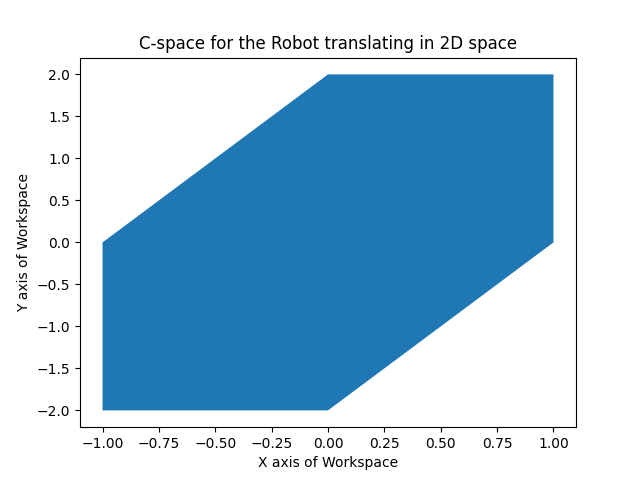

Reproduce this figure in Python.
import math
import matplotlib.pyplot as plt
import numpy as np

def leastY(listofpoints):
    """
    returns the list of points starting with the point with least y coordinate
    """
    checkallx=[]
    for i in listofpoints:
        checkallx.append(i[0])
    minx=min(checkallx)
    xindex=checkallx.index(minx)
    listofpoints=np.roll(listofpoints,-xindex,axis=0)
    checkally=[]
    for i in listofpoints:
        checkally.append(i[1])
    miny=min(checkally)
    yindex=checkally.index(miny)
    listofpoints=np.roll(listofpoints,-yindex,axis=0)
    return listofpoints

def Cspace(obstacle,robot):
    """
    implements an algorithm for minkowski addition
    """
    i=0
    j=0
    finalx=[]
    finaly=[]
    v=obstacle
    w=robot
    while i<len(v) and j<len(w):
        finalx.append(v[i][0]+w[j][0])
        finaly.append(v[i][1]+w[j][1])
        if i==(len(v)-1):
            j=j+1
            continue
        elif j==(len(w)-1):
            i=i+1
            continue
        anglev=math.degrees(math.atan2((v[i+1][1]-v[i][1]),(v[i+1][0]-v[i][0])))
        anglew=math.degrees(math.atan2((w[j+1][1]-w[j][1]),(w[j+1][0]-w[j][0])))
        if anglev<0:
            anglev=360+anglev
            pass
        if anglew<0:
            anglew=360+anglew
            pass
        if anglev<anglew:
            i=i+1
            pass
        elif anglev>anglew:
            j=j+1
            pass
        else:
            i=i+1
            j=j+1
            pass
        pass
    return np.vstack((finalx,finaly))

if __name__ == "__main__":
    v=np.array(((0,0),(1,2),(0,2)))
    w=np.array(((-1,-2),(0,-2),(0,0)))
    v=np.vstack((v,v[0]))
    w=np.vstack((w,w[0]))
    final=Cspace(v,w)
    plt.fill(final[0],final[1])
    plt.xlabel("X axis of Workspace")
    plt.ylabel("Y axis of Workspace")
    plt.title("C-space for the Robot translating in 2D space")
    plt.show()
